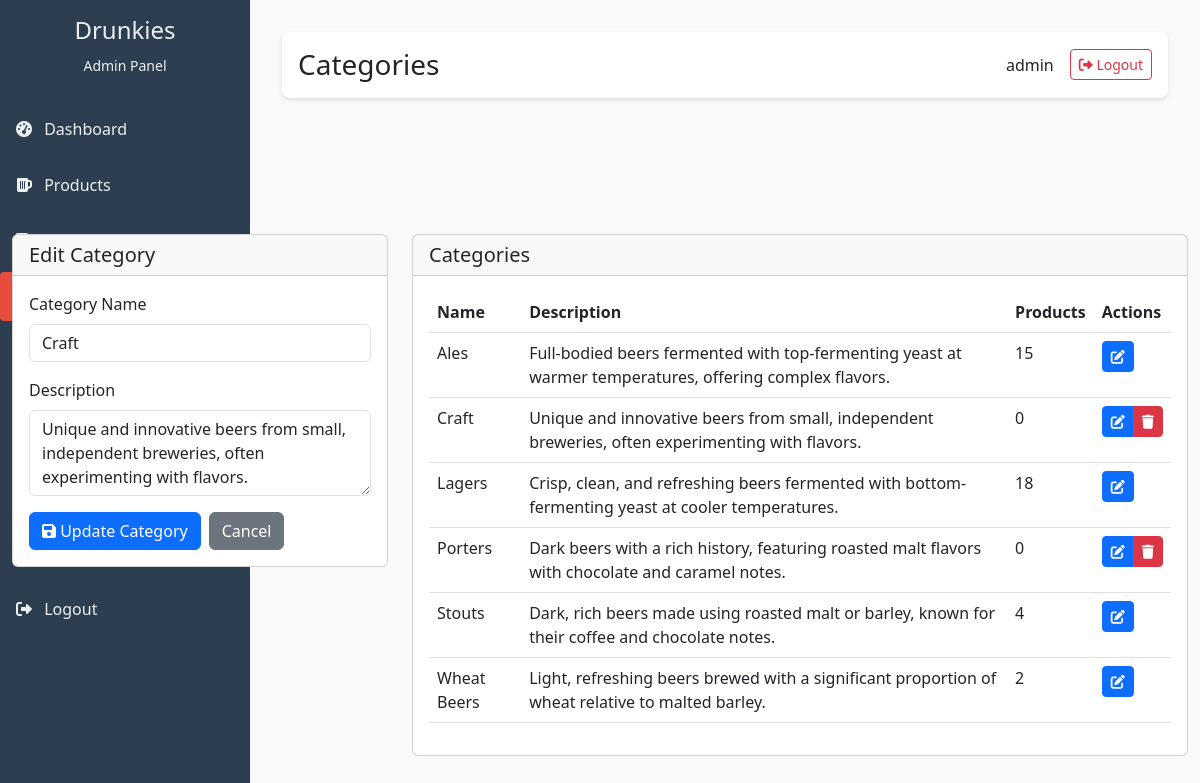
/admin/categories.php?edit=6 (signed in), run on the app's committed database.
### tables this page shows
CREATE TABLE categories (
    id INT PRIMARY KEY AUTO_INCREMENT,
    name VARCHAR(255) NOT NULL,
    slug VARCHAR(255) NOT NULL UNIQUE,
    description TEXT,
    image_url VARCHAR(255),
    created_at TIMESTAMP DEFAULT CURRENT_TIMESTAMP,
    updated_at TIMESTAMP DEFAULT CURRENT_TIMESTAMP ON UPDATE CURRENT_TIMESTAMP
);

### admin/categories.php (the view, shortened to what this page needs)
<?php
require_once 'includes/header.php';
$edit_category = null;
if (isset($_GET['edit']) && is_numeric($_GET['edit'])) {
    $category_id = $_GET['edit'];
    $query = "SELECT * FROM categories WHERE id = ?";
    $stmt = $conn->prepare($query);
    $stmt->bind_param("i", $category_id);
    $stmt->execute();
    $result = $stmt->get_result();
    if ($result->num_rows > 0) {
        $edit_category = $result->fetch_assoc();
        $name = $edit_category['name'];
        $description = $edit_category['description'];
    }
}
$query = "SELECT c.*, COUNT(p.id) as product_count
          FROM categories c
          LEFT JOIN products p ON c.id = p.category_id
          GROUP BY c.id
          ORDER BY c.name";
$categories = $conn->query($query);
?>
<div class="container-fluid py-4">
    <div class="row">
        <div class="col-md-4">
            <div class="card">
                <div class="card-header">
                    <h5 class="card-title mb-0">
                        <?php echo $edit_category ? 'Edit Category' : 'Add New Category'; ?>
                    </h5>
                </div>
                <div class="card-body">
                    <form action="" method="POST">
                        <div class="mb-3">
                            <label for="name" class="form-label">Category Name</label>
                            <input type="text" class="form-control" id="name" name="name"
                                   value="<?php echo htmlspecialchars($name ?? ''); ?>" required>
                        </div>
                        <div class="mb-3">
                            <label for="description" class="form-label">Description</label>
                            <textarea class="form-control" id="description" name="description" rows="3"><?php
                                echo htmlspecialchars($description ?? '');
                            ?></textarea>
                        </div>
                        <div class="d-flex gap-2">
                            <button type="submit" class="btn btn-primary">
                                <i class="fas fa-save"></i>
                                <?php echo $edit_category ? 'Update Category' : 'Add Category'; ?>
                            </button>
                            <?php if ($edit_category): ?>
                                <a href="categories.php" class="btn btn-secondary">Cancel</a>
                            <?php endif; ?>
                        </div>
                    </form>
                </div>
            </div>
        </div>
        <div class="col-md-8">
            <div class="card">
                <div class="card-header">
                    <h5 class="card-title mb-0">Categories</h5>
                </div>
                <div class="card-body">
                    <div class="table-responsive">
                        <table class="table table-hover">
                            <thead>
                                <tr>
                                    <th>Name</th>
                                    <th>Description</th>
                                    <th>Products</th>
                                    <th>Actions</th>
                                </tr>
                            </thead>
                            <tbody>
                                <?php while ($category = $categories->fetch_assoc()): ?>
                                <tr>
                                    <td><?php echo htmlspecialchars($category['name']); ?></td>
                                    <td><?php echo htmlspecialchars($category['description']); ?></td>
                                    <td><?php echo $category['product_count']; ?></td>
                                    <td>
                                        <div class="btn-group">
                                            <a href="?edit=<?php echo $category['id']; ?>"
                                               class="btn btn-sm btn-primary"
                                               data-bs-toggle="tooltip"
                                               title="Edit Category">
                                                <i class="fas fa-edit"></i>
                                            </a>
                                            <?php if ($category['product_count'] == 0): ?>
                                                <a href="?delete=<?php echo $category['id']; ?>"
                                                   class="btn btn-sm btn-danger delete-btn"
                                                   data-bs-toggle="tooltip"
                                                   title="Delete Category">
                                                    <i class="fas fa-trash"></i>
                                                </a>
                                            <?php endif; ?>
                                        </div>
                                    </td>
                                </tr>
                                <?php endwhile; ?>
                            </tbody>
                        </table>
                    </div>
                </div>
            </div>
        </div>
    </div>
</div>
<?php require_once 'includes/footer.php'; ?>

### admin/includes/header.php (style rules this page uses)
:root { --admin-primary: #2C3E50; --admin-secondary: #34495E; --admin-accent: #E74C3C; --admin-text: #ECF0F1; --admin-highlight: #3498DB; }
body { background-color: #f8f9fa; }

### data on the page
categories: name "Craft", description "Unique and innovative beers from small, independent breweries, often experimenting with flavors.", product_count "0"
categories: name "Ales", description "Full-bodied beers fermented with top-fermenting yeast at warmer temperatures, offering complex flavors.", product_count "15"
categories: name "Lagers", description "Crisp, clean, and refreshing beers fermented with bottom-fermenting yeast at cooler temperatures.", product_count "18"
categories: name "Porters", description "Dark beers with a rich history, featuring roasted malt flavors with chocolate and caramel notes.", product_count "0"
categories: name "Stouts", description "Dark, rich beers made using roasted malt or barley, known for their coffee and chocolate notes.", product_count "4"
categories: name "Wheat Beers", description "Light, refreshing beers brewed with a significant proportion of wheat relative to malted barley.", product_count "2"

### other printed values
$page == 'index' ? 'Dashboard' : $page "Categories"
$_SESSION['username'] "admin"
